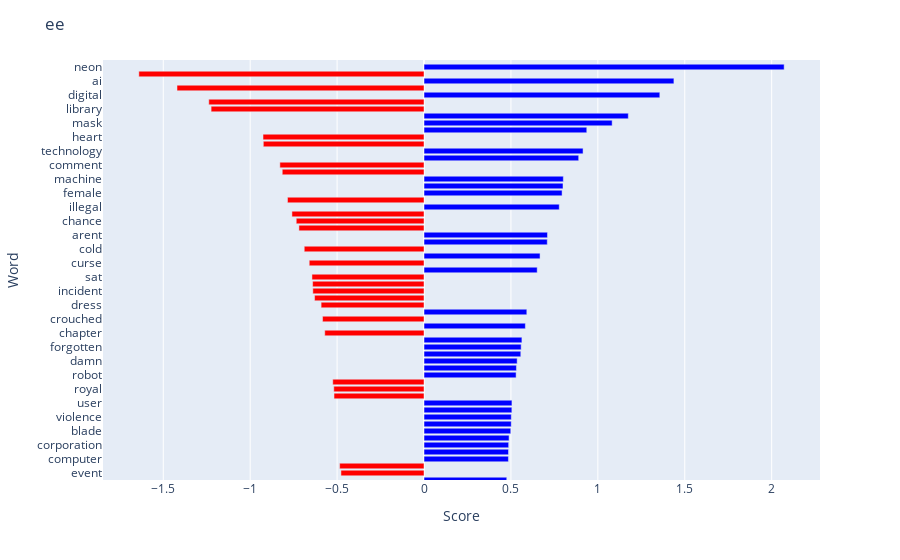

Notebook code for this chart:
### Code cell
import plotly_express as px
data = df[df["Score"]!=0]
fig = px.bar(data,  y='Word',x='Score', color="Color", orientation='h',
            color_continuous_scale='Bluered_r')
fig.update(layout_coloraxis_showscale=False)
fig.update_yaxes(range=[len(data)-60, len(data)])
fig.update_layout(title={"text":"ee"})
fig.show()

### Figure 1 — Plotly figure (JSON) as saved in the notebook; plotly's stock layout.template omitted (floating-point values rounded to 4 significant figures; data arrays with more than 128 entries replaced by an {"elided": "..."} marker saying what was removed)
{"data": [{"alignmentgroup": "True", "hovertemplate": "Score=%{x}<br>Word=%{y}<br>Color=%{marker.color}<extra></extra>", "legendgroup": "", "marker": {"color": {"elided": "445 int values"}, "coloraxis": "coloraxis", "pattern": {"shape": ""}}, "name": "", "offsetgroup": "", "orientation": "h", "showlegend": false, "textposition": "auto", "type": "bar", "x": {"elided": "445 float values"}, "xaxis": "x", "y": {"elided": "445 str values"}, "yaxis": "y"}], "layout": {"barmode": "relative", "coloraxis": {"colorbar": {"title": {"text": "Color"}}, "colorscale": [[0, "rgb(255,0,0)"], [1, "rgb(0,0,255)"]], "showscale": false}, "legend": {"tracegroupgap": 0}, "margin": {"t": 60}, "title": {"text": "ee"}, "xaxis": {"anchor": "y", "domain": [0, 1], "title": {"text": "Score"}}, "yaxis": {"anchor": "x", "domain": [0, 1], "range": [385, 445], "title": {"text": "Word"}}}}
